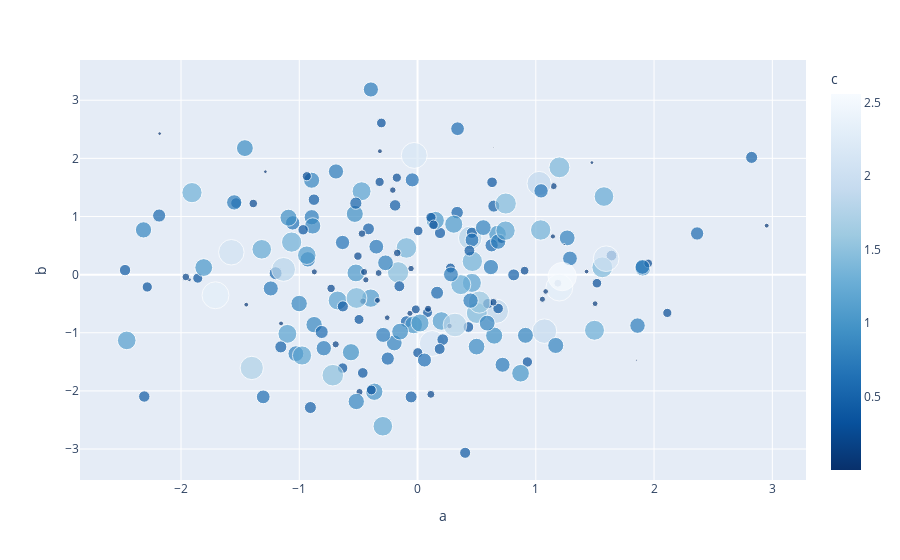

The code cell stored with this chart in its notebook:
### Code cell
import pandas as pd
import numpy as np
import plotly.express as px

# Generate random data
df = pd.DataFrame(np.random.randn(200, 3), columns=["a", "b", "c"])

# Ensure size values are non-negative by taking the absolute value
df['c'] = df['c'].abs()

# Create the scatter plot with different shades of blue
fig = px.scatter(df, x='a', y='b', 
                 size='c', 
                 color='c', 
                 color_continuous_scale=px.colors.sequential.Blues[::-1],  # Lighter shades for smaller c
                 hover_data={'a': True, 'b': True, 'c': True},  # Show only a, b, and c
                 )

# Show the figure
fig.show()

### Figure 1 — Plotly figure (JSON) as saved in the notebook; plotly's stock layout.template omitted (floating-point values rounded to 4 significant figures; data arrays with more than 128 entries replaced by an {"elided": "..."} marker saying what was removed)
{"data": [{"customdata": {"elided": "200x1 float values"}, "hovertemplate": "a=%{x}<br>b=%{y}<br>c=%{marker.color}<extra></extra>", "legendgroup": "", "marker": {"color": {"elided": "200 float values"}, "coloraxis": "coloraxis", "size": {"elided": "200 float values"}, "sizemode": "area", "sizeref": 0.0064, "symbol": "circle"}, "mode": "markers", "name": "", "orientation": "v", "showlegend": false, "type": "scatter", "x": {"elided": "200 float values"}, "xaxis": "x", "y": {"elided": "200 float values"}, "yaxis": "y"}], "layout": {"coloraxis": {"colorbar": {"title": {"text": "c"}}, "colorscale": [[0, "rgb(8,48,107)"], [0.125, "rgb(8,81,156)"], [0.25, "rgb(33,113,181)"], [0.375, "rgb(66,146,198)"], [0.5, "rgb(107,174,214)"], [0.625, "rgb(158,202,225)"], [0.75, "rgb(198,219,239)"], [0.875, "rgb(222,235,247)"], [1, "rgb(247,251,255)"]]}, "legend": {"itemsizing": "constant", "tracegroupgap": 0}, "margin": {"t": 60}, "xaxis": {"anchor": "y", "domain": [0, 1], "title": {"text": "a"}}, "yaxis": {"anchor": "x", "domain": [0, 1], "title": {"text": "b"}}}}
